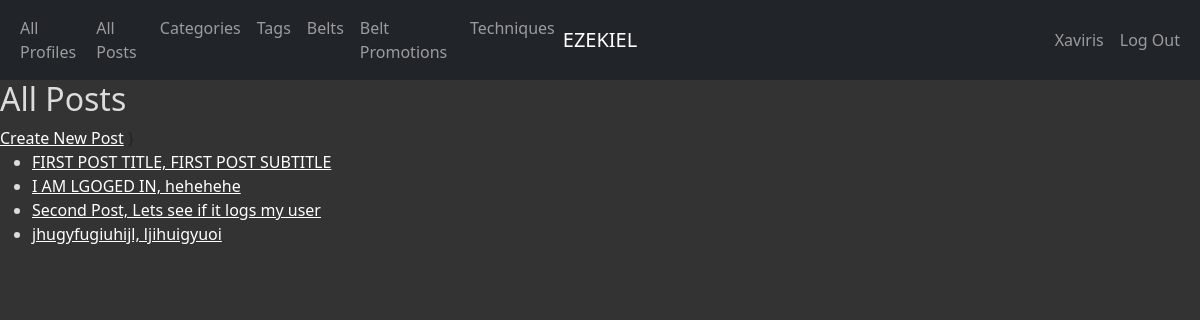
/all_posts/ (signed in), run on the app's committed database.
### app_info/models.py (models this page shows, shortened)
class Profile(AbstractUser):
    profile_id = models.AutoField(primary_key=True)
    first_name = models.CharField(max_length=45)
    last_name = models.CharField(max_length=45)
    join_date = models.DateTimeField(default=timezone.now)
    profile_picture = models.ImageField(default="")
    banner_picture = models.ImageField(default="")
    belt = models.ForeignKey(Belt, related_name='profiles', on_delete=models.PROTECT)
    def get_absolute_url(self):
        return reverse('app_info_profile_detail_urlpattern',
                       kwargs={'pk': self.pk}
                       )
    class Meta:
        ordering = ['first_name']

class Post(models.Model):
    post_id = models.AutoField(primary_key=True)
    text = models.TextField()
    image = models.ImageField(default="")
    created_at = models.DateTimeField(auto_now_add=True)
    updated_at = models.DateTimeField(auto_now=True)
    likes = models.IntegerField(default=0)
    title = models.CharField(max_length=45)
    subtitle = models.CharField(max_length=45)
    profile = models.ForeignKey(Profile, related_name='posts', on_delete=models.CASCADE)
    categories = models.ForeignKey(Category, related_name='posts', on_delete=models.CASCADE)
    tags = models.ManyToManyField(Tag)
    def __str__(self):
        return '%s, %s' % (self.title, self.subtitle)
    def get_absolute_url(self):
        return reverse('app_info_post_detail_urlpattern',
                       kwargs={'pk': self.pk}
                       )
    class Meta:
        ordering = ['title']

### app_info/views.py (the view)
class PostList(ListView):
    model = Post

### app_info/templates/app_info/post_list.html (shortened to what this page needs)
{% extends 'app_info/base.html' %}
{% block content %}
<h2>All Posts</h2>
{% block create_button %}
{% if user.is_authenticated %}
    <a href="{% url 'app_info_post_create_urlpattern' %}"
        class="button button-primary">
    Create New Post</a>
{% endif %}}
{% endblock %}
<ul>
    {% for post in post_list %}
    <li>
        <a href="{{ post.get_absolute_url }}">{{ post }}</a>
    </li>
    {% empty %}
    <li><em>There are currently no posts available</em></li>
    {% endfor %}
</ul>
{% endblock %}

### app_info/templates/app_info/base.html (shortened to what this page needs)
{% load static %}
<!DOCTYPE html>
<html lang="en">
<head>
  {% load bootstrap5 %}
  {% bootstrap_css %}
        <link rel="stylesheet" type="text/css"
          href="{% static 'app_info/cover.css' %}">
</head>
<body>
<nav class="navbar navbar-expand-md navbar-dark bg-dark">
    <div class="container-fluid">
        <div class="navbar-collapse collapse w-100 order-1 order-md-0 dual-collapse2">
            <ul class="navbar-nav me-auto">
            <li class="nav-item">
                <a class="nav-link" href="{% url 'app_info_profile_list_urlpattern' %}">
                    All Profiles</a></li>
            <li class="nav-item">
                <a class="nav-link" href="{% url 'app_info_post_list_urlpattern' %}">
                    All Posts</a>
            </li>
            <li class="nav-item">
                <a class="nav-link" href="{% url 'app_info_categories_list_urlpattern' %}">
                    Categories</a>
            </li>
            <li class="nav-item">
                <a class="nav-link" href="{% url 'app_info_tag_list_urlpattern' %}">
                    Tags</a>
            </li>
            <li class="nav-item">
                <a class="nav-link" href="{% url 'app_info_belt_list_urlpattern' %}">
                    Belts</a>
            </li>
            <li class="nav-item">
                <a class="nav-link" href="{% url 'app_info_belt_promotion_post_list_urlpattern' %}">
                    Belt Promotions</a>
            </li>
            <li class="nav-item">
                <a class="nav-link" href="{% url 'app_info_technique_list_urlpattern' %}">
                    Techniques</a>
            </li>
            </ul>
        </div>
        <div class="mx-auto order-0">
            <a class="navbar-brand mx-auto" href="/">EZEKIEL</a>
        </div>
        <div class="navbar-collapse collapse w-100 order-3 dual-collapse2">
            <ul class="navbar-nav ms-auto">
                <li class="nav-item">
                    {% if user.is_authenticated %}
                    <li><a class="nav-link" href="{{ user.get_absolute_url }}">
                        {{ user.username }}</a></li>
                {% else %}
                    <li><a class="nav-link" href="{% url 'app_info_profile_create_urlpattern'%}">Sign Up</a></li>
                {% endif %}
                </li>
                <li class="nav-item">
                    {% if user.is_authenticated %}
                    <li><a class="nav-link" href="{% url 'logout_urlpattern' %}">
                        Log Out</a></li>
                {% else %}
                    <li><a class="nav-link" href="{% url 'login_urlpattern' %}">
                        Login</a></li>
                {% endif %}
                </li>
            </ul>
        </div>
    </div>
</nav>
{% block content %}{% endblock %}
</body>
</html>

### static/app_info/cover.css (style rules this page uses)
a, a:focus, a:hover { color: #fff; }
html, body { height: 100%; background-color: #333; }
div, h2, h3, em, li, span, label, td, th { color: gainsboro; }

### data on the page
Profile: username "Xaviris"
Post: title+subtitle "FIRST POST TITLE, FIRST POST SUBTITLE"
Post: title+subtitle "I AM LGOGED IN, hehehehe"
Post: title+subtitle "Second Post, Lets see if it logs my user"
Post: title+subtitle "jhugyfugiuhijl, ljihuigyuoi"
